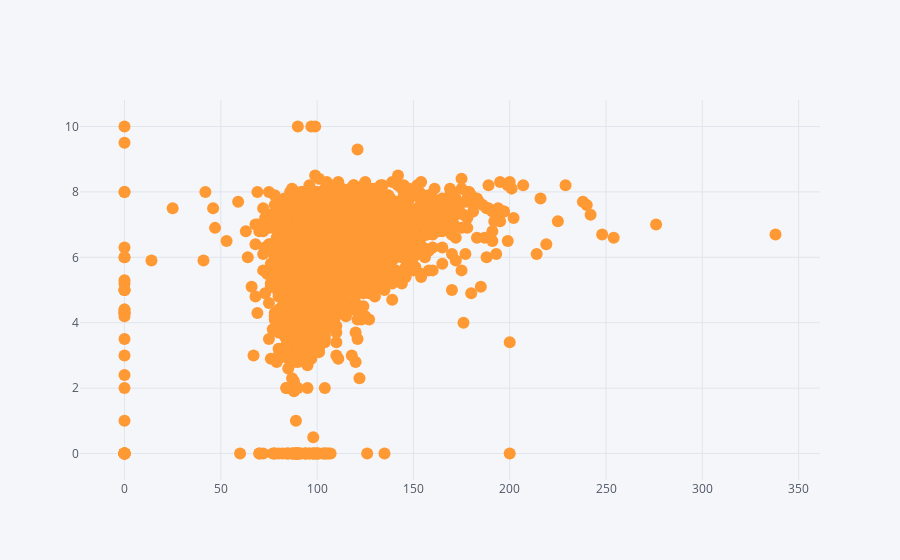

Here is the notebook cell this chart was saved with:
### Code cell
movies.iplot(kind='scatter', x='runtime',y='vote_average',mode='markers')

### Figure 1 — Plotly figure (JSON) as saved in the notebook; plotly's stock layout.template omitted (floating-point values rounded to 4 significant figures; data arrays with more than 128 entries replaced by an {"elided": "..."} marker saying what was removed)
{"data": [{"line": {"color": "rgba(255, 153, 51, 1.0)", "dash": "solid", "width": 1.3}, "marker": {"size": 12, "symbol": "dot"}, "mode": "markers", "name": "vote_average", "text": "", "type": "scatter", "x": {"elided": "4803 int values"}, "y": {"elided": "4803 float values"}}], "layout": {"legend": {"bgcolor": "#F5F6F9", "font": {"color": "#4D5663"}}, "paper_bgcolor": "#F5F6F9", "plot_bgcolor": "#F5F6F9", "titlefont": {"color": "#4D5663"}, "xaxis1": {"gridcolor": "#E1E5ED", "showgrid": true, "tickfont": {"color": "#4D5663"}, "title": "", "titlefont": {"color": "#4D5663"}, "zerolinecolor": "#E1E5ED"}, "yaxis1": {"gridcolor": "#E1E5ED", "showgrid": true, "tickfont": {"color": "#4D5663"}, "title": "", "titlefont": {"color": "#4D5663"}, "zerolinecolor": "#E1E5ED"}}}
